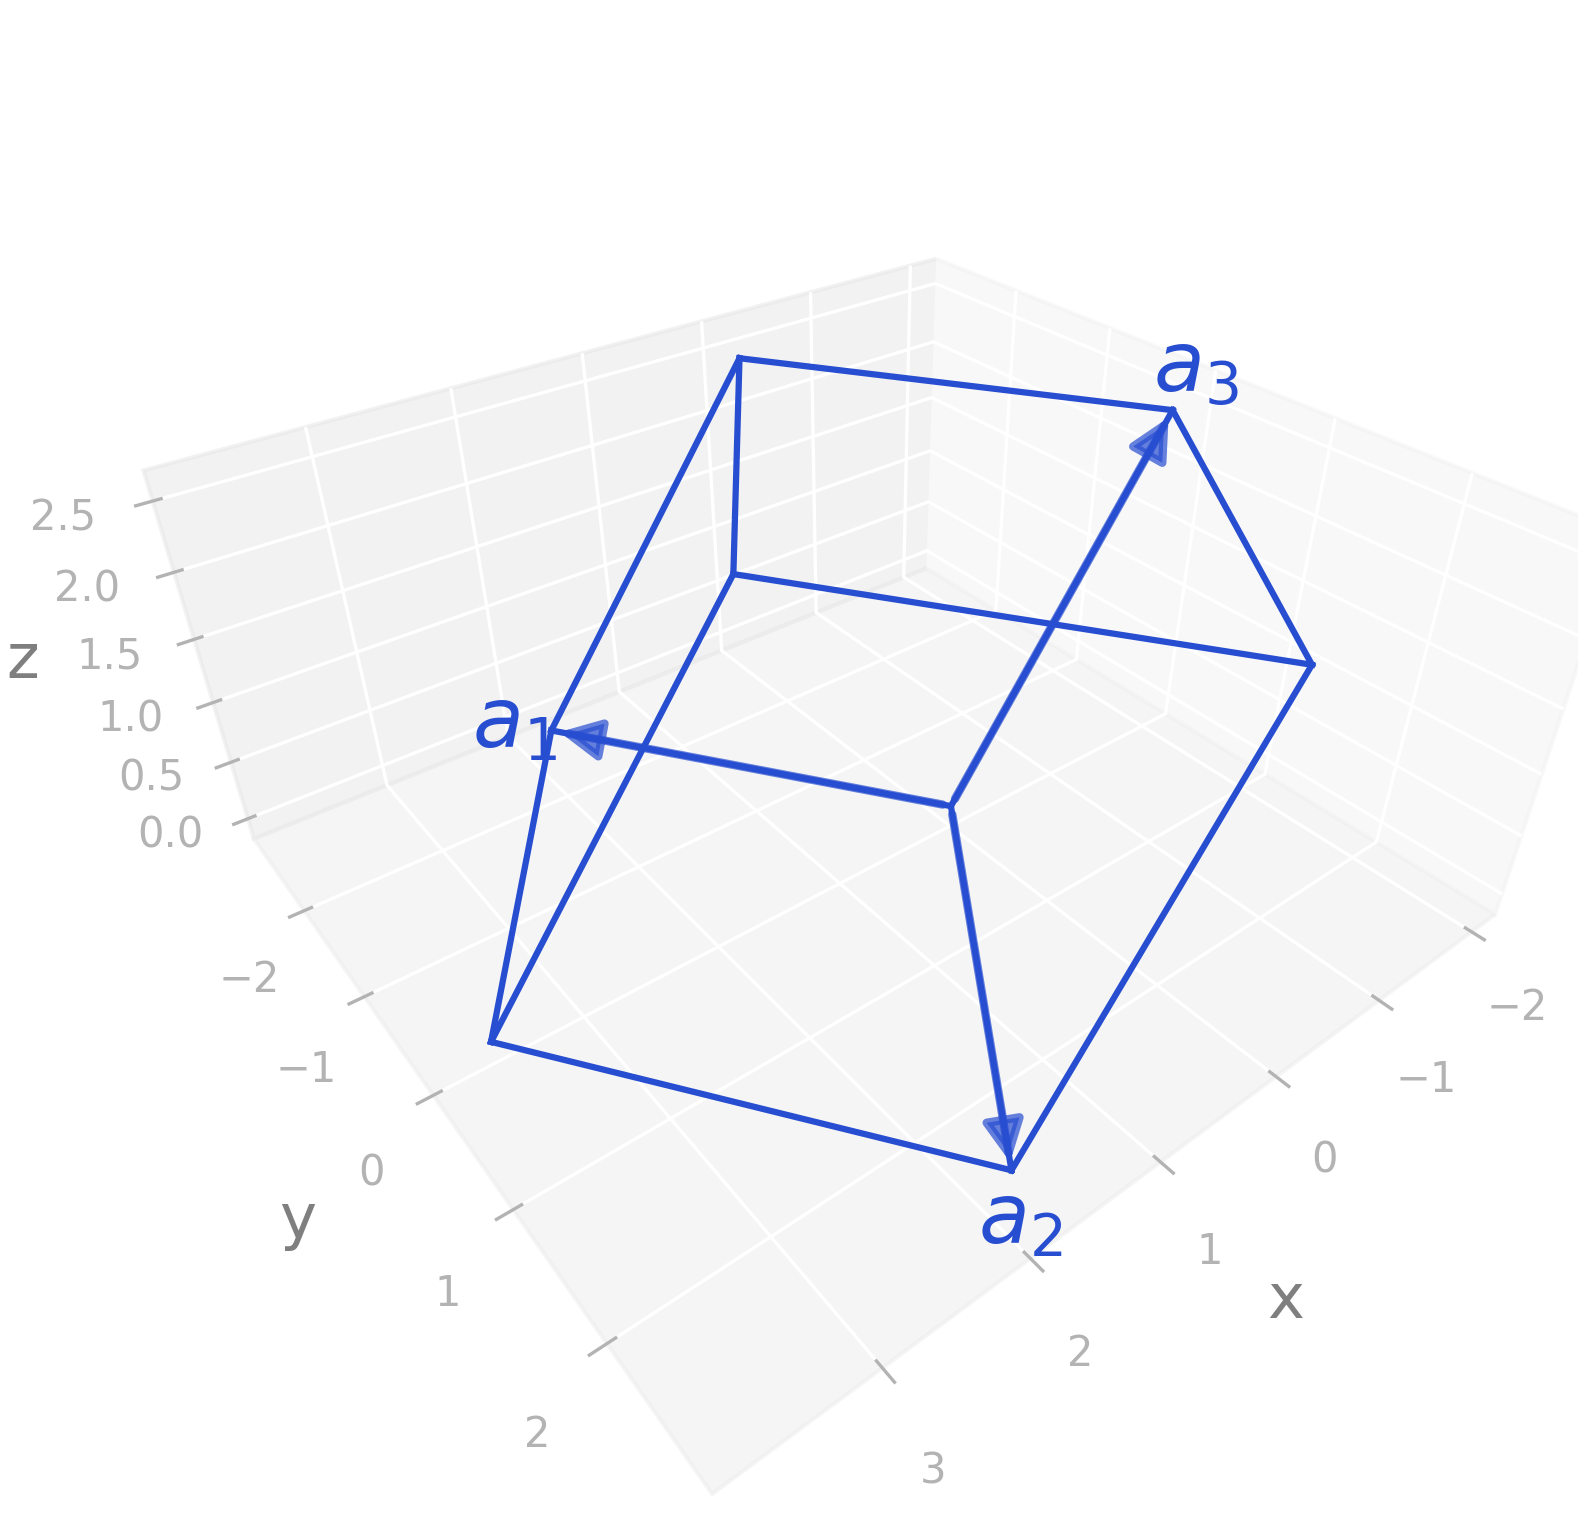

Write the Python code that produced this figure.
import radtools as rad

l = rad.lattice_example(f"RHL2")
l.plot("primitive")
# Save an image:
l.savefig(
    "rhl2_real.png",
    elev=35,
    azim=52,
    dpi=300,
   bbox_inches="tight",
)
# Interactive plot:
l.show(elev=35, azim=52)
